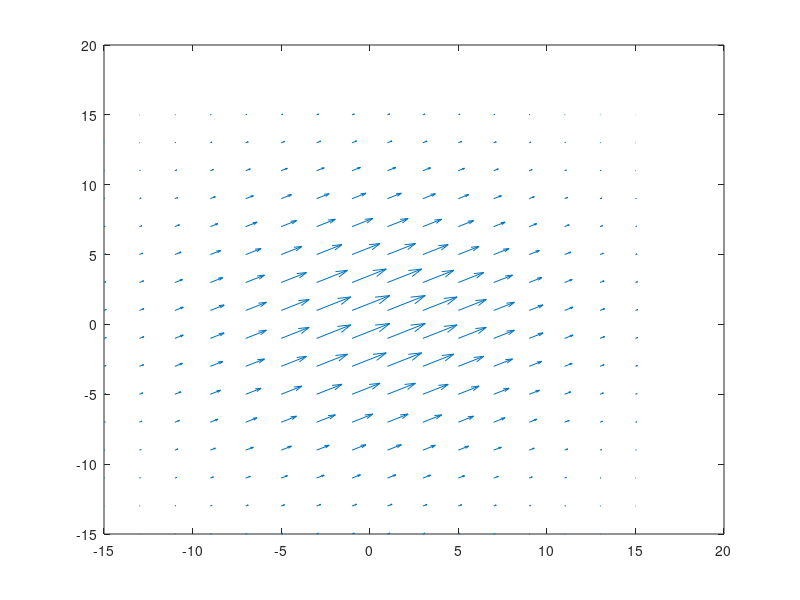

This figure's MATLAB source: (Note: this script raises an error after producing the figure.)

%% Replace quiver arrowheads using text annotation

[x,y]=meshgrid(-15:2:15);
mask=mvnpdf([x(:) y(:)], [0 0], diag([40 40]));
u=10;
v=5;

figure(1); clf
qh=quiver(x(:), y(:), u.*mask, v.*mask);
hold on
headwidth=150;
headlength=150;
clr=(mask(:)/max(mask))*[.8 0 .8]; % clr can be 1x3 or nx3
pdsa.quiverArrowFix(qh, headwidth, headlength, clr, 'headstyle', 'deltoid')